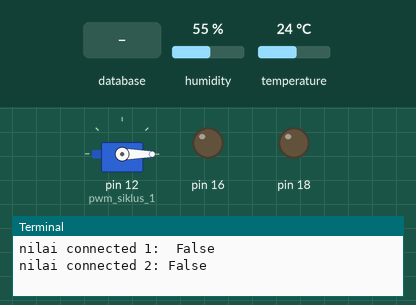
This program was run on a simulated Raspberry Pi (header pin numbers). Parts: servo, output pins drawn as LEDs (lit = HIGH), the last lines printed to the terminal. The inputs (shaded band) are chosen by the test bench; at power-on: humidity 55 %, temperature 24 °C. Each call to the cloud database takes 0.3 s, and an entry nobody has set reads as its off value or as empty; servo angles are drawn from the pulse width (0.5 ms = 0°, 2.5 ms = 180°).

Above: at 1.2 s.
1.3 s: database entry "led1" set to "True"
At 5.2 s:
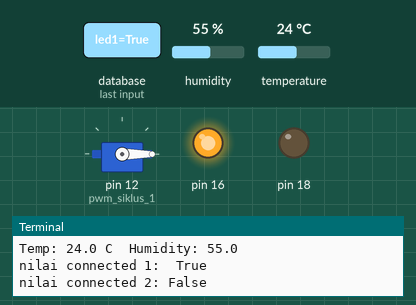
Timing chart, 0 to 6.7 s (numbered marks = the images above; inputs shaded):
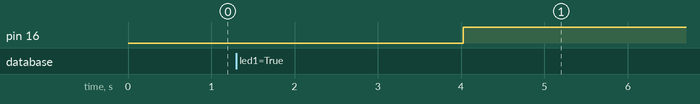

Measured:
- after the input at 1.3 s, pin 16: LOW → HIGH after 2.7 s

The program:

server_pyrebase.py
```python
import pyrebase
import RPi.GPIO as GPIO
import time
import sys
import Adafruit_DHT
# key for client mikrokontrloler and firebase
config = {
  "apiKey": " ",
  "authDomain": " ",
  "databaseURL": " ",
  "storageBucket": " "
}
firebase = pyrebase.initialize_app(config)


db= firebase.database()

#  setup pin on raspberry
GPIO.setwarnings(False)
GPIO.setmode(GPIO.BOARD)
GPIO.setup(12, GPIO.OUT)
GPIO.setup(16, GPIO.OUT)
GPIO.setup(18, GPIO.OUT)

#  pwm servo
def Siklus_Sudut(sudut):
	siklus = (sudut/180.0)+2.5
	pwm_siklus_1.ChangeDutyCycle(siklus)
pwm_siklus_1= GPIO.PWM(12, 50)
pwm_siklus_1.start (0)

# function led 1
class led_1:
	#inisialisasi
	def __init__(self, databaseku_1):
		#self.databaseku_1= databaseku_1
		self.databaseku_1=databaseku_1

		if self.databaseku_1.val() == True:
			GPIO.output(16, self.databaseku_1.val())
			print "nilai connected 1:  {}".format( self.databaseku_1.val())

		if self.databaseku_1.val()  == False:
			GPIO.output(16, self.databaseku_1.val())
			print "nilai connected 1:  {}". format( self.databaseku_1.val())
# function led 2
class led_2:
	#databaseku_2=db.child("home/led2").get()
		def __init__(self, databaseku_2):
			self.databaseku_2= databaseku_2

			if self.databaseku_2.val()==True:
				GPIO.output(18, self.databaseku_2.val())
				print "nilai connected 2: {} ".format(databaseku_2.val())

			if self.databaseku_2.val()==False:
				GPIO.output(18, self.databaseku_2.val())
				print "nilai connected 2:",self.databaseku_2.val()

# function servo
class Servo:
	#databaseku_4=db.child("home/servo").get()
	def __init__(self, databaseku_4 ):
		self.databaseku_4= databaseku_4

		if self.databaseku_4.val() == True:
			GPIO.output(12, self.databaseku_4.val())
			Siklus_Sudut(260)
			time.sleep(2)
			print "nilai connected 4:",self.databaseku_4.val()

		if self.databaseku_4.val() == False:
			GPIO.output(12, self.databaseku_4.val())
			Siklus_Sudut(-50)
			time.sleep(2)
			print "nilai connected 4:",self.databaseku_4.val()


# function temperature use DHT11
class suhu:
	def __init__(self, humidity, temperature):
		self.humidity_1 = humidity
		self.temperature_1 = temperature
		#melakukan update nilai temperature dan kelembaban
		db.child("suhu").update({
		"temperature": " {}".format(self.temperature_1),
		"humidty": "{} ".format(self.humidity_1)
	})

		print ('Temp: {} C  Humidity: {}'.format(self.temperature_1, self.humidity_1))


#main program (globally)
while True:

	led_one = True
	if led_one:
		#medapatkan nilai berdasarkan database structure
		databaseku_1=db.child("home/led1").get()
		led_1(databaseku_1)

	led_two =  True
	if led_two:
		databaseku_2=db.child("home/led2").get()
		led_2(databaseku_2)

	servo_four = True
	if servo_four:
		databaseku_4=db.child("home/servo").get()
		Servo(databaseku_4)

	DHT_11= True
	if DHT_11:
		humidity, temperature = Adafruit_DHT.read_retry(11, 4) #masuk board pin 7
		suhu(humidity,temperature)


GPIO.cleanup()
```
